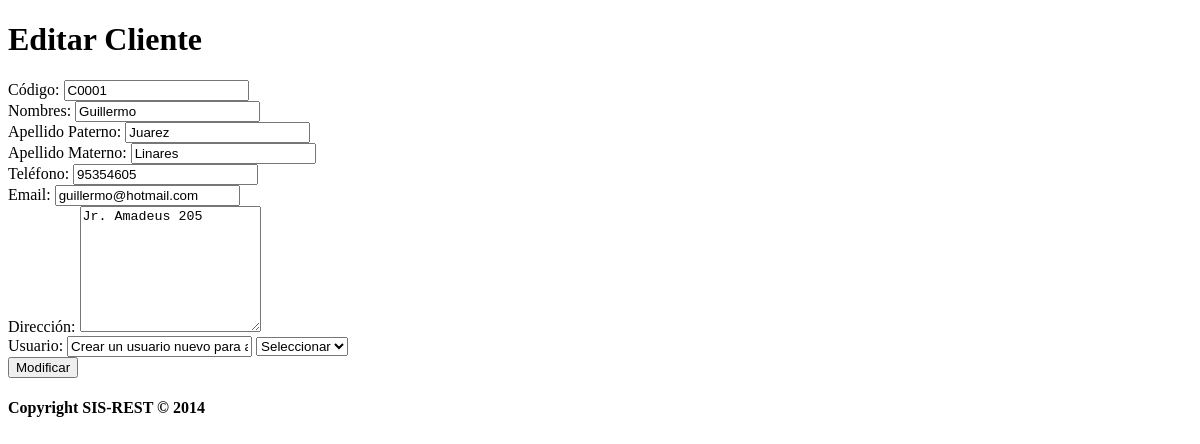
/View/Mantenimiento/Cliente/RegistroCliente.php?idCliente=C0001 (signed in), run on the app's committed database.
### tables this page shows
CREATE TABLE IF NOT EXISTS `cliente` (
  `idCliente` char(5) NOT NULL,
  `nombres` varchar(60) NOT NULL,
  `apellidoPaterno` varchar(40) NOT NULL,
  `apellidoMaterno` varchar(40) NOT NULL,
  `telefono` varchar(10) DEFAULT NULL,
  `direccion` varchar(60) DEFAULT NULL,
  `email` varchar(45) DEFAULT NULL,
  `idUsuario` char(3) DEFAULT NULL,
  `estado` char(1) NOT NULL,
  PRIMARY KEY (`idCliente`),
  UNIQUE KEY `email_UNIQUE` (`email`)
);

### Controller/MantenimientoClienteController.php (called while the page is built, shortened)
<?php
    require_once(__ROOT__.'/DAO/VwClienteDAO.php');
    require_once(__ROOT__.'/DAO/ClienteDAO.php');
    require_once(__ROOT__.'/DAO/UsuarioDAO.php');
    $usuarios = getUsuariosByRol("cliente");
    if($submit == "editar") {
        $idCliente = $_GET["idCliente"];
        $cliente = getCliente($idCliente);
    }
?>

### DAO/ClienteDAO.php (called while the page is built, shortened)
<?php
    require_once(__ROOT__.'/Util/conexion.php');
    function getCliente($idCliente) {
        global $dbh;
        $rs = $dbh->prepare("select * from Cliente where idCliente=:idCliente");
        $rs->bindParam(":idCliente", $idCliente);
        $rs->execute();
        return $rs->fetch();
    }
?>

### DAO/UsuarioDAO.php (called while the page is built, shortened)
<?php
    require_once(__ROOT__.'/Util/conexion.php');
    function getUsuariosByRol($rol) {
        global $dbh;
        $rs = $dbh->prepare("select u.idUsuario, u.username, u.password, u.rol,	u.estado, m.idMozo, c.idCliente from Usuario u left join Mozo m on m.idUsuario = u.idUsuario left join Cliente c on c.idUsuario = u.idUsuario where u.rol = :rol AND u.estado = 1 AND m.idMozo is null AND c.idCliente is null");
        $rs->bindParam(":rol", $rol);
        $rs->execute();
        return $usuarios;
    }
?>

### View/Mantenimiento/Cliente/RegistroCliente.php (the view, shortened to what this page needs)
<?php
    require_once('../../../Controller/MantenimientoClienteController.php');
?>
<!DOCTYPE html>
<html>
    <head>
        <link rel="stylesheet" type="text/css" href="../../../resources/css/los_patos.min.css" />
        <link rel="stylesheet" href="http://code.jquery.com/mobile/1.3.2/jquery.mobile.structure-1.3.2.min.css" />
    </head>
    <body>
        <div data-role="page" id="registroCliente" data-add-back-btn="true" data-back-btn-text="Atrás" data-theme="a">
            <div data-role="header">
                <?php
                    if(is_array($cliente)) $header = "Editar";
                    else $header = "Nuevo";
                ?>
                <h1><?php echo $header; ?> Cliente</h1>
            </div>
            <div data-role="content">
                <form id="frmRegistroCliente" action="../../../Controller/MantenimientoClienteController.php" method="post" data-ajax="false">
                    <?php if(is_array($cliente)) { ?>
                    <div data-role="fieldcontain">
                        <label for="txtCodigo">Código:</label>
                        <input type="text" name="idCliente" id="txtCodigo" value="<?php if(is_array($cliente)) echo $cliente["idCliente"]; ?>" readonly />
                    </div>
                    <?php } ?>
                    <div data-role="fieldcontain">
                        <label for="txtNombres">Nombres:</label>
                        <input type="text" name="nombres" id="txtNombres" value="<?php if(is_array($cliente)) echo $cliente["nombres"]; ?>" required maxlength="60" />
                    </div>
                    <div data-role="fieldcontain">
                        <label for="txtApellidoPaterno">Apellido Paterno:</label>
                        <input type="text" name="apellidoPaterno" id="txtApellidoPaterno" value="<?php if(is_array($cliente)) echo $cliente["apellidoPaterno"]; ?>" required maxlength="40" />
                    </div>
                    <div data-role="fieldcontain">
                        <label for="txtApellidoMaterno">Apellido Materno:</label>
                        <input type="text" name="apellidoMaterno" id="txtApellidoMaterno" value="<?php if(is_array($cliente)) echo $cliente["apellidoMaterno"]; ?>" required maxlength="40"  />
                    </div>
                    <div data-role="fieldcontain">
                        <label for="txtTelefono">Teléfono:</label>
                        <input type="text" name="telefono" id="txtTelefono" value="<?php if(is_array($cliente)) echo $cliente["telefono"]; ?>" maxlength="10"  />
                    </div>
                    <div data-role="fieldcontain">
                        <label for="txtEmail">Email:</label>
                        <input type="email" name="email" id="txtEmail" value="<?php if(is_array($cliente)) echo $cliente["email"]; ?>" maxlength="45"  />
                    </div>
                    <div data-role="fieldcontain">
                        <label for="txtaDireccion">Dirección:</label>
                        <textarea rows="8" name="direccion" id="txtaDireccion" maxlength="60"><?php if(is_array($cliente)) echo $cliente["direccion"]; ?></textarea>
                    </div>
                    <div data-role="fieldcontain">
                        <label for="sltUsuario" class="select">Usuario:</label>  <?php
                        if(!is_array($usuarios))
                            echo "<input type='text' value='Crear un usuario nuevo para asociarlo al cliente' />";
                        ?>
                        <select name="idUsuario" id="sltUsuario" data-native-menu="false">
                            <option data-placeholder="true" >Seleccionar</option>
                        </select>
                    </div>
                    <div data-role="fieldcontain">
                        <?php
                            if(is_array($cliente)) $opcion = "Modificar";
                            else $opcion = "Registrar";
                        ?>
                        <input type="submit" name="submit" value="<?php echo $opcion; ?>" />
                    </div>
                </form>
            </div>
            <div data-role="footer">
                <h4>Copyright SIS-REST &copy; 2014</h4>
            </div>
        </div>
    </body>
</html>

### data on the page
cliente: idCliente "C0001", nombres "Guillermo", apellidoPaterno "Juarez", apellidoMaterno "Linares", telefono "95354605", email "guillermo@hotmail.com", direccion "Jr. Amadeus 205"

### other printed values
$header "Editar"
